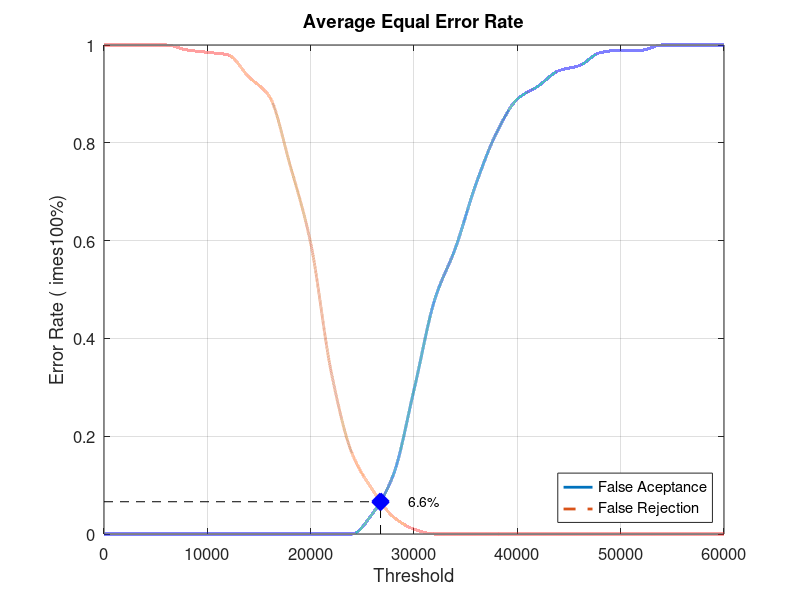
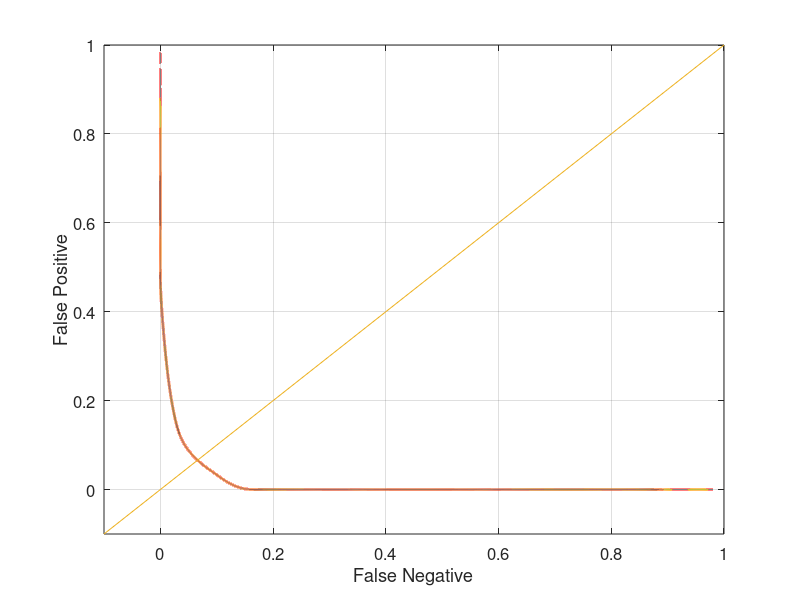

These figures' MATLAB source, in order:
close all;
clear;
clc;
x = 0:2000:60000;
xq = 0:0.5:60000;

y0 = [0 0 0 0 0 0 0 0 0 0 0 0 0 0.0421053 0.121053 0.294737 0.478947 0.584211 0.715789 0.821053 0.889474 0.915789 0.947368 0.957895 0.984211 0.989474 0.989474 1 1 1 1]
yy0 = interp1(x, y0, xq, 'pchip');
y1 = [1 1 1 1 0.99 0.985 0.98 0.935 0.895 0.755 0.595 0.33 0.165 0.09 0.035 0.01 0 0 0 0 0 0 0 0 0 0 0 0 0 0 0]
yy1 = interp1(x, y1, xq, 'pchip');

% Calculating EER: 
y2 = abs(y0 - y1);
find(y2 == min(y2))
yy2 = abs(yy0 - yy1);
xEER = find(yy2 == min(yy2));
xEERIndex = xq(xEER) % X-axis EER
yEER = yy0(xEER) % Y-axis EER

main = figure
plot(xq, yy0,'-','LineWidth', 2);	hold on
plot(xq, yy1,'--','LineWidth', 2);	hold on
plot([xEERIndex xEERIndex], [0 yEER], 'k--');	hold on
plot([0 xEERIndex], [yEER yEER], 'k--');	hold on
plot(xEERIndex, yEER, 'bx', 'LineWidth', 10);	hold on
text(xEERIndex + 10 * xEERIndex / 100, yEER, [num2str(round((10000 * yEER)) / 100) '%'])
legend('False Aceptance', 'False Rejection', 'Location', 'SouthEast')
xlabel('Threshold')
ylabel('Error Rate (	imes100%)')
title('Average Equal Error Rate')
set(gca, 'FontSize', 12)
axis([0 60000 0 1])
grid on

print(main, 'Database3_3Main', '-dpng');
FNRxFPR = figure('Color', [1 1 1]);
plot(yy1, yy0, '-', yy1, yy0, 'LineWidth', 2);
hold on
y = -0.1:0.1:1
plot(y, y); 
set(gca, 'FontSize', 12)
xlabel('False Negative')
ylabel('False Positive')
axis([-0.1 1 -0.1 1])
set(gca, 'FontSize', 12)
grid on

print(FNRxFPR, 'Database3_3FNRxFPR','-dpng');
